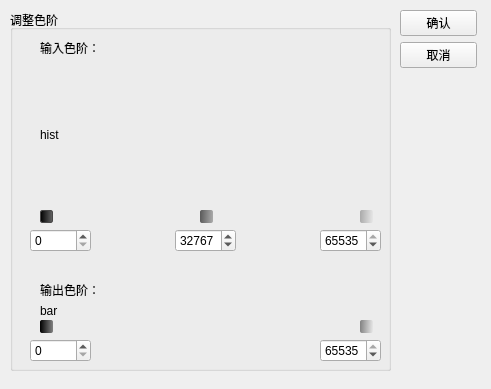
<?xml version="1.0" encoding="UTF-8"?>
<ui version="4.0">
 <class>c_gradation</class>
 <widget class="QDialog" name="c_gradation">
  <property name="geometry">
   <rect>
    <x>0</x>
    <y>0</y>
    <width>491</width>
    <height>389</height>
   </rect>
  </property>
  <property name="sizePolicy">
   <sizepolicy hsizetype="Fixed" vsizetype="Fixed">
    <horstretch>0</horstretch>
    <verstretch>0</verstretch>
   </sizepolicy>
  </property>
  <property name="windowTitle">
   <string>Dialog</string>
  </property>
  <widget class="QWidget" name="layoutWidget_2">
   <property name="geometry">
    <rect>
     <x>400</x>
     <y>10</y>
     <width>77</width>
     <height>371</height>
    </rect>
   </property>
   <layout class="QVBoxLayout" name="verticalLayout_3">
    <item>
     <widget class="QPushButton" name="b_ok">
      <property name="enabled">
       <bool>true</bool>
      </property>
      <property name="text">
       <string>确认</string>
      </property>
      <property name="checkable">
       <bool>false</bool>
      </property>
      <property name="autoDefault">
       <bool>false</bool>
      </property>
     </widget>
    </item>
    <item>
     <widget class="QPushButton" name="b_cancel">
      <property name="text">
       <string>取消</string>
      </property>
      <property name="autoDefault">
       <bool>false</bool>
      </property>
     </widget>
    </item>
    <item>
     <spacer name="verticalSpacer">
      <property name="orientation">
       <enum>Qt::Vertical</enum>
      </property>
      <property name="sizeHint" stdset="0">
       <size>
        <width>20</width>
        <height>40</height>
       </size>
      </property>
     </spacer>
    </item>
   </layout>
  </widget>
  <widget class="QGroupBox" name="gbox">
   <property name="geometry">
    <rect>
     <x>10</x>
     <y>10</y>
     <width>381</width>
     <height>361</height>
    </rect>
   </property>
   <property name="title">
    <string>调整色阶</string>
   </property>
   <widget class="QWidget" name="widget_2" native="true">
    <property name="geometry">
     <rect>
      <x>20</x>
      <y>20</y>
      <width>351</width>
      <height>221</height>
     </rect>
    </property>
    <widget class="QLabel" name="label">
     <property name="geometry">
      <rect>
       <x>10</x>
       <y>10</y>
       <width>60</width>
       <height>16</height>
      </rect>
     </property>
     <property name="sizePolicy">
      <sizepolicy hsizetype="Fixed" vsizetype="Fixed">
       <horstretch>0</horstretch>
       <verstretch>0</verstretch>
      </sizepolicy>
     </property>
     <property name="text">
      <string>输入色阶：</string>
     </property>
    </widget>
    <widget class="QLabel" name="l_hist">
     <property name="geometry">
      <rect>
       <x>10</x>
       <y>30</y>
       <width>331</width>
       <height>150</height>
      </rect>
     </property>
     <property name="sizePolicy">
      <sizepolicy hsizetype="Expanding" vsizetype="Expanding">
       <horstretch>0</horstretch>
       <verstretch>0</verstretch>
      </sizepolicy>
     </property>
     <property name="text">
      <string>hist</string>
     </property>
    </widget>
    <widget class="QWidget" name="widget_4" native="true">
     <property name="geometry">
      <rect>
       <x>0</x>
       <y>190</y>
       <width>351</width>
       <height>41</height>
      </rect>
     </property>
     <layout class="QGridLayout" name="gridLayout_4">
      <item row="0" column="2">
       <spacer name="horizontalSpacer">
        <property name="orientation">
         <enum>Qt::Horizontal</enum>
        </property>
        <property name="sizeHint" stdset="0">
         <size>
          <width>40</width>
          <height>20</height>
         </size>
        </property>
       </spacer>
      </item>
      <item row="0" column="3">
       <widget class="QSpinBox" name="input_gray">
        <property name="sizePolicy">
         <sizepolicy hsizetype="Fixed" vsizetype="Fixed">
          <horstretch>0</horstretch>
          <verstretch>0</verstretch>
         </sizepolicy>
        </property>
        <property name="minimum">
         <number>1</number>
        </property>
        <property name="maximum">
         <number>65534</number>
        </property>
        <property name="singleStep">
         <number>100</number>
        </property>
        <property name="value">
         <number>32767</number>
        </property>
       </widget>
      </item>
      <item row="0" column="1">
       <widget class="QSpinBox" name="input_black">
        <property name="sizePolicy">
         <sizepolicy hsizetype="Fixed" vsizetype="Fixed">
          <horstretch>0</horstretch>
          <verstretch>0</verstretch>
         </sizepolicy>
        </property>
        <property name="maximum">
         <number>65533</number>
        </property>
        <property name="singleStep">
         <number>100</number>
        </property>
       </widget>
      </item>
      <item row="0" column="4">
       <spacer name="horizontalSpacer_4">
        <property name="orientation">
         <enum>Qt::Horizontal</enum>
        </property>
        <property name="sizeHint" stdset="0">
         <size>
          <width>40</width>
          <height>20</height>
         </size>
        </property>
       </spacer>
      </item>
      <item row="0" column="5">
       <widget class="QSpinBox" name="input_white">
        <property name="sizePolicy">
         <sizepolicy hsizetype="Fixed" vsizetype="Fixed">
          <horstretch>0</horstretch>
          <verstretch>0</verstretch>
         </sizepolicy>
        </property>
        <property name="minimum">
         <number>2</number>
        </property>
        <property name="maximum">
         <number>65535</number>
        </property>
        <property name="singleStep">
         <number>100</number>
        </property>
        <property name="value">
         <number>65535</number>
        </property>
       </widget>
      </item>
     </layout>
    </widget>
    <widget class="myslider" name="inb">
     <property name="geometry">
      <rect>
       <x>10</x>
       <y>180</y>
       <width>13</width>
       <height>13</height>
      </rect>
     </property>
     <property name="autoFillBackground">
      <bool>false</bool>
     </property>
     <property name="styleSheet">
      <string notr="true">background-color: qlineargradient(spread:pad, x1:0, y1:0, x2:1, y2:0, stop:0 rgba(0, 0, 0, 255), stop:1 rgba(100, 100, 100, 255));
border: 0px solid #3A3939;
color: silver;

    border-width: 1px;
    border-color: #4A4949;
    border-style: solid;
    padding-top: 5px;
    padding-bottom: 5px;
    padding-left: 5px;
    padding-right: 5px;
    border-radius: 2px;
    outline: none;</string>
     </property>
     <property name="autoDefault">
      <bool>false</bool>
     </property>
     <property name="gstart" stdset="0">
      <number>40</number>
     </property>
     <property name="gend" stdset="0">
      <number>360</number>
     </property>
     <property name="lstart" stdset="0">
      <number>10</number>
     </property>
     <property name="lend" stdset="0">
      <number>169</number>
     </property>
     <property name="lmax" stdset="0">
      <number>328</number>
     </property>
     <property name="lmin" stdset="0">
      <number>10</number>
     </property>
     <property name="pos" stdset="0">
      <number>10</number>
     </property>
     <property name="start" stdset="0">
      <number>40</number>
     </property>
     <property name="tend" stdset="0">
      <number>330</number>
     </property>
    </widget>
    <widget class="myslider" name="inw">
     <property name="geometry">
      <rect>
       <x>330</x>
       <y>180</y>
       <width>13</width>
       <height>13</height>
      </rect>
     </property>
     <property name="styleSheet">
      <string notr="true">background-color: qlineargradient(spread:pad, x1:1, y1:0.460409, x2:0, y2:0.420545, stop:0 rgba(230, 230, 230, 255), stop:1 rgba(170, 170, 170, 255));
color: silver;
border: 0px solid #3A3939;
    border-color: #4A4949;
    border-style: solid;
    padding-top: 5px;
    padding-bottom: 5px;
    padding-left: 5px;
    padding-right: 5px;
    border-radius: 2px;
    outline: none;</string>
     </property>
     <property name="autoDefault">
      <bool>false</bool>
     </property>
     <property name="gstart" stdset="0">
      <number>40</number>
     </property>
     <property name="gend" stdset="0">
      <number>360</number>
     </property>
     <property name="lstart" stdset="0">
      <number>171</number>
     </property>
     <property name="lend" stdset="0">
      <number>330</number>
     </property>
     <property name="lmax" stdset="0">
      <number>330</number>
     </property>
     <property name="lmin" stdset="0">
      <number>12</number>
     </property>
     <property name="pos" stdset="0">
      <number>330</number>
     </property>
     <property name="start" stdset="0">
      <number>40</number>
     </property>
     <property name="tend" stdset="0">
      <number>330</number>
     </property>
    </widget>
    <widget class="myslider" name="ing">
     <property name="geometry">
      <rect>
       <x>170</x>
       <y>180</y>
       <width>13</width>
       <height>13</height>
      </rect>
     </property>
     <property name="autoFillBackground">
      <bool>false</bool>
     </property>
     <property name="styleSheet">
      <string notr="true">background-color: qlineargradient(spread:pad, x1:1, y1:0.460409, x2:0, y2:0.420545, stop:0 rgba(170, 170, 170, 255), stop:1 rgba(90, 90, 90, 255));
color: silver;
border: 0px solid #3A3939;
    border-color: #4A4949;
    border-style: solid;
    padding-top: 5px;
    padding-bottom: 5px;
    padding-left: 5px;
    padding-right: 5px;
    border-radius: 2px;
    outline: none;</string>
     </property>
     <property name="autoDefault">
      <bool>false</bool>
     </property>
     <property name="gstart" stdset="0">
      <number>40</number>
     </property>
     <property name="gend" stdset="0">
      <number>360</number>
     </property>
     <property name="lstart" stdset="0">
      <number>11</number>
     </property>
     <property name="lend" stdset="0">
      <number>329</number>
     </property>
     <property name="lmax" stdset="0">
      <number>328</number>
     </property>
     <property name="lmin" stdset="0">
      <number>10</number>
     </property>
     <property name="pos" stdset="0">
      <number>170</number>
     </property>
     <property name="start" stdset="0">
      <number>40</number>
     </property>
     <property name="tend" stdset="0">
      <number>330</number>
     </property>
    </widget>
   </widget>
   <widget class="QWidget" name="widget" native="true">
    <property name="geometry">
     <rect>
      <x>20</x>
      <y>260</y>
      <width>351</width>
      <height>101</height>
     </rect>
    </property>
    <widget class="QLabel" name="label_2">
     <property name="geometry">
      <rect>
       <x>10</x>
       <y>10</y>
       <width>61</width>
       <height>19</height>
      </rect>
     </property>
     <property name="sizePolicy">
      <sizepolicy hsizetype="Expanding" vsizetype="Expanding">
       <horstretch>0</horstretch>
       <verstretch>0</verstretch>
      </sizepolicy>
     </property>
     <property name="text">
      <string>输出色阶：</string>
     </property>
    </widget>
    <widget class="QLabel" name="l_bar">
     <property name="geometry">
      <rect>
       <x>10</x>
       <y>30</y>
       <width>331</width>
       <height>21</height>
      </rect>
     </property>
     <property name="sizePolicy">
      <sizepolicy hsizetype="Expanding" vsizetype="Expanding">
       <horstretch>0</horstretch>
       <verstretch>0</verstretch>
      </sizepolicy>
     </property>
     <property name="text">
      <string>bar</string>
     </property>
    </widget>
    <widget class="QWidget" name="widget_5" native="true">
     <property name="geometry">
      <rect>
       <x>0</x>
       <y>60</y>
       <width>351</width>
       <height>41</height>
      </rect>
     </property>
     <layout class="QHBoxLayout" name="horizontalLayout">
      <item>
       <widget class="QSpinBox" name="output_black">
        <property name="sizePolicy">
         <sizepolicy hsizetype="Fixed" vsizetype="Fixed">
          <horstretch>0</horstretch>
          <verstretch>0</verstretch>
         </sizepolicy>
        </property>
        <property name="minimum">
         <number>0</number>
        </property>
        <property name="maximum">
         <number>65534</number>
        </property>
        <property name="singleStep">
         <number>100</number>
        </property>
        <property name="value">
         <number>0</number>
        </property>
       </widget>
      </item>
      <item>
       <spacer name="horizontalSpacer_2">
        <property name="orientation">
         <enum>Qt::Horizontal</enum>
        </property>
        <property name="sizeHint" stdset="0">
         <size>
          <width>40</width>
          <height>20</height>
         </size>
        </property>
       </spacer>
      </item>
      <item>
       <widget class="QSpinBox" name="outpu_white">
        <property name="sizePolicy">
         <sizepolicy hsizetype="Fixed" vsizetype="Fixed">
          <horstretch>0</horstretch>
          <verstretch>0</verstretch>
         </sizepolicy>
        </property>
        <property name="minimum">
         <number>1</number>
        </property>
        <property name="maximum">
         <number>65535</number>
        </property>
        <property name="singleStep">
         <number>100</number>
        </property>
        <property name="value">
         <number>65535</number>
        </property>
       </widget>
      </item>
     </layout>
    </widget>
    <widget class="myslider" name="outb">
     <property name="geometry">
      <rect>
       <x>10</x>
       <y>50</y>
       <width>13</width>
       <height>13</height>
      </rect>
     </property>
     <property name="autoFillBackground">
      <bool>false</bool>
     </property>
     <property name="styleSheet">
      <string notr="true">background-color: qlineargradient(spread:pad, x1:0, y1:0, x2:1, y2:0, stop:0 rgba(0,0, 0, 255), stop:1 rgba(130, 130, 130, 255));
color: silver;

border: 0px solid #3A3939;
    border-color: #4A4949;
    border-style: solid;
    padding-top: 5px;
    padding-bottom: 5px;
    padding-left: 5px;
    padding-right: 5px;
    border-radius: 2px;
    outline: none;</string>
     </property>
     <property name="autoDefault">
      <bool>false</bool>
     </property>
     <property name="gstart" stdset="0">
      <number>40</number>
     </property>
     <property name="gend" stdset="0">
      <number>360</number>
     </property>
     <property name="lstart" stdset="0">
      <number>10</number>
     </property>
     <property name="lend" stdset="0">
      <number>329</number>
     </property>
     <property name="lmax" stdset="0">
      <number>328</number>
     </property>
     <property name="lmin" stdset="0">
      <number>10</number>
     </property>
     <property name="pos" stdset="0">
      <number>10</number>
     </property>
     <property name="start" stdset="0">
      <number>40</number>
     </property>
     <property name="tend" stdset="0">
      <number>330</number>
     </property>
    </widget>
    <widget class="myslider" name="outw">
     <property name="geometry">
      <rect>
       <x>330</x>
       <y>50</y>
       <width>13</width>
       <height>13</height>
      </rect>
     </property>
     <property name="autoFillBackground">
      <bool>false</bool>
     </property>
     <property name="styleSheet">
      <string notr="true">background-color: qlineargradient(spread:pad, x1:1, y1:0.460409, x2:0, y2:0.420545, stop:0 rgba(230, 230,230, 255), stop:1 rgba(130, 130, 130, 255));
color: silver;
border: 0px solid #3A3939;
    border-color: #4A4949;
    border-style: solid;
    padding-top: 5px;
    padding-bottom: 5px;
    padding-left: 5px;
    padding-right: 5px;
    border-radius: 2px;
    outline: none;</string>
     </property>
     <property name="autoDefault">
      <bool>false</bool>
     </property>
     <property name="gstart" stdset="0">
      <number>40</number>
     </property>
     <property name="gend" stdset="0">
      <number>360</number>
     </property>
     <property name="lstart" stdset="0">
      <number>11</number>
     </property>
     <property name="lend" stdset="0">
      <number>330</number>
     </property>
     <property name="lmax" stdset="0">
      <number>328</number>
     </property>
     <property name="lmin" stdset="0">
      <number>10</number>
     </property>
     <property name="pos" stdset="0">
      <number>330</number>
     </property>
     <property name="start" stdset="0">
      <number>40</number>
     </property>
     <property name="tend" stdset="0">
      <number>330</number>
     </property>
    </widget>
   </widget>
  </widget>
 </widget>
 <customwidgets>
  <customwidget>
   <class>myslider</class>
   <extends>QPushButton</extends>
   <header>myslider.h</header>
  </customwidget>
 </customwidgets>
 <resources/>
 <connections/>
</ui>
